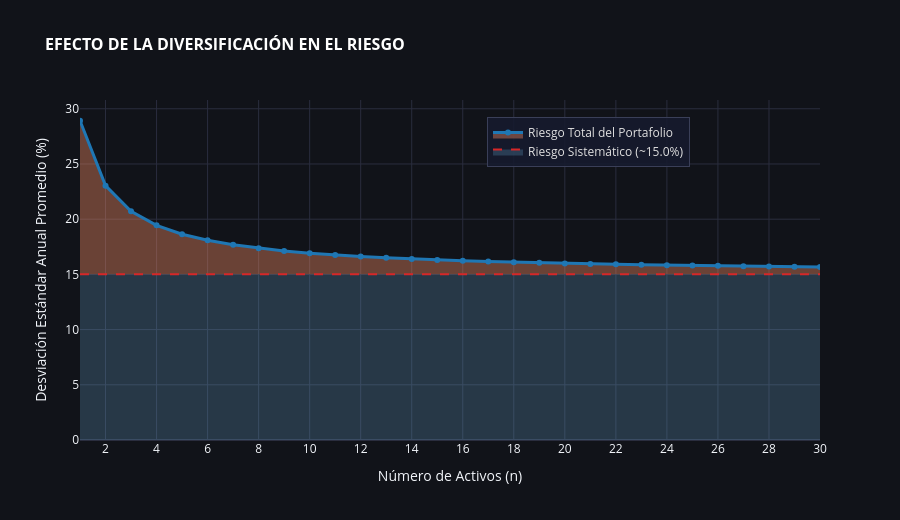

This figure's notebook cell:
### Code cell
# 3. Generar gráfico interactivo en Plotly
fig = go.Figure()

# Sombreado de Riesgo No Diversificable (Base asintótica)
fig.add_trace(go.Scatter(
    x=n_range,
    y=[systematic_risk] * N_total,
    mode='lines',
    name=f'Riesgo Sistemático (~{systematic_risk:.1f}%)',
    line=dict(color='#d62728', dash='dash', width=2),
    fill='tozeroy',
    fillcolor='rgba(103, 169, 207, 0.25)',
    hoverinfo='skip'
))

# Curva de Riesgo Total con sombreado de Riesgo Diversificable
fig.add_trace(go.Scatter(
    x=n_range,
    y=vol_portfolio_annual,
    mode='lines+markers',
    name='Riesgo Total del Portafolio',
    line=dict(color='#1f77b4', width=3),
    marker=dict(size=6, color='#1f77b4'),
    fill='tonexty',
    fillcolor='rgba(239, 138, 98, 0.4)',
    hovertemplate='<b>Activos (n):</b> %{x}<br><b>Volatilidad Total:</b> %{y:.2f}%<extra></extra>'
))

# Ajustes de layout visual
fig.update_layout(
    template='plotly_dark',
    title=dict(
        text='<b>EFECTO DE LA DIVERSIFICACIÓN EN EL RIESGO</b>',
        font=dict(size=16, color='#ffffff')
    ),
    xaxis=dict(
        title='Número de Activos (n)',
        dtick=2,
        gridcolor='#2a2d3e',
        zerolinecolor='#2a2d3e'
    ),
    yaxis=dict(
        title='Desviación Estándar Anual Promedio (%)',
        gridcolor='#2a2d3e',
        zerolinecolor='#2a2d3e'
    ),
    hovermode='x unified',
    paper_bgcolor='#111319',
    plot_bgcolor='#111319',
    legend=dict(
        x=0.55,
        y=0.95,
        bgcolor='rgba(22, 27, 46, 0.85)',
        bordercolor='#3a3f58',
        borderwidth=1,
        font=dict(color='#e0e0e0')
    ),
    width=900,
    height=520
)

fig.show()

### Figure 1 — Plotly figure (JSON) as saved in the notebook; plotly's stock layout.template omitted (floating-point values rounded to 4 significant figures)
{"data": [{"fill": "tozeroy", "fillcolor": "rgba(103, 169, 207, 0.25)", "hoverinfo": "skip", "line": {"color": "#d62728", "dash": "dash", "width": 2}, "mode": "lines", "name": "Riesgo Sistemático (~15.0%)", "type": "scatter", "x": [1, 2, 3, 4, 5, 6, 7, 8, 9, 10, 11, 12, 13, 14, 15, 16, 17, 18, 19, 20, 21, 22, 23, 24, 25, 26, 27, 28, 29, 30], "y": [15.01, 15.01, 15.01, 15.01, 15.01, 15.01, 15.01, 15.01, 15.01, 15.01, 15.01, 15.01, 15.01, 15.01, 15.01, 15.01, 15.01, 15.01, 15.01, 15.01, 15.01, 15.01, 15.01, 15.01, 15.01, 15.01, 15.01, 15.01, 15.01, 15.01]}, {"fill": "tonexty", "fillcolor": "rgba(239, 138, 98, 0.4)", "hovertemplate": "<b>Activos (n):</b> %{x}<br><b>Volatilidad Total:</b> %{y:.2f}%<extra></extra>", "line": {"color": "#1f77b4", "width": 3}, "marker": {"color": "#1f77b4", "size": 6}, "mode": "lines+markers", "name": "Riesgo Total del Portafolio", "type": "scatter", "x": [1, 2, 3, 4, 5, 6, 7, 8, 9, 10, 11, 12, 13, 14, 15, 16, 17, 18, 19, 20, 21, 22, 23, 24, 25, 26, 27, 28, 29, 30], "y": [28.92, 23.04, 20.71, 19.44, 18.64, 18.09, 17.68, 17.37, 17.12, 16.92, 16.76, 16.62, 16.5, 16.4, 16.31, 16.23, 16.16, 16.1, 16.04, 15.99, 15.95, 15.91, 15.87, 15.83, 15.8, 15.77, 15.74, 15.72, 15.7, 15.67]}], "layout": {"height": 520, "hovermode": "x unified", "legend": {"bgcolor": "rgba(22, 27, 46, 0.85)", "bordercolor": "#3a3f58", "borderwidth": 1, "font": {"color": "#e0e0e0"}, "x": 0.55, "y": 0.95}, "paper_bgcolor": "#111319", "plot_bgcolor": "#111319", "title": {"font": {"color": "#ffffff", "size": 16}, "text": "<b>EFECTO DE LA DIVERSIFICACIÓN EN EL RIESGO</b>"}, "width": 900, "xaxis": {"dtick": 2, "gridcolor": "#2a2d3e", "title": {"text": "Número de Activos (n)"}, "zerolinecolor": "#2a2d3e"}, "yaxis": {"gridcolor": "#2a2d3e", "title": {"text": "Desviación Estándar Anual Promedio (%)"}, "zerolinecolor": "#2a2d3e"}}}
